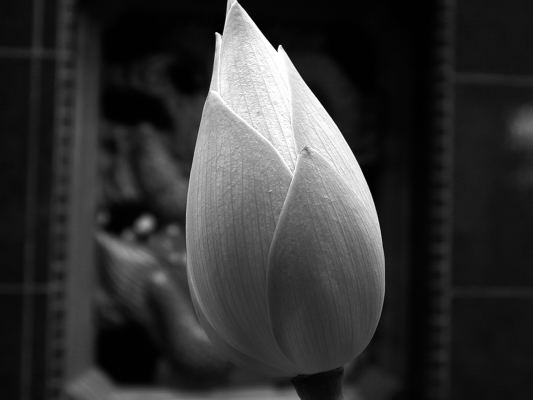
#> input picture DIVP/Images/lotus.jpg, 533 x 400 px, found by its file name
$ python high_pass_filter.py
#> lines starting #> are read from the running program, lines starting #| are printed output that depends on the picture; after the words box and inside, x2 and y2 are one past the last pixel; in counts of white or black regions, pixels touching at a corner belong together
import cv2
import numpy as np
from matplotlib import pyplot as plt
import math

img = cv2.imread('./Images/lotus.jpg', 0) # gray-scale image
#> img is the input picture: shape (400, 533); min 0, max 255, mean 51.1
img = img[:500, :500] # crop to 500 x 500
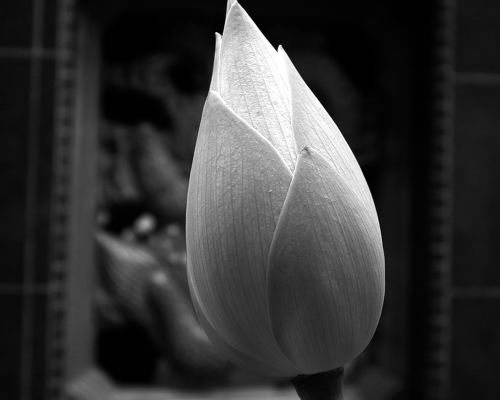
#> img: shape (400, 500); min 0, max 255, mean 52.9

D0=30
#n=1
row, column = img.shape
#> row = 400; column = 500
filter = np.zeros((row,column),dtype = 'uint8')
for i in range(0,row):
    for j in range(0,column):
        D=((i-(row/2))**2+(j-column/2)**2)**0.5        #calculating the distance of point (i,j) from center point
        #filter[i,j]=1/((1+(D0/D)**(2*n)))     #butterworth
        #filter[i,j]=1-exp(-D/(2*D0*D0))       #gaussian
        if(D<D0):
            filter[i,j]=0
        else:
            filter[i,j]=1     #for ideal
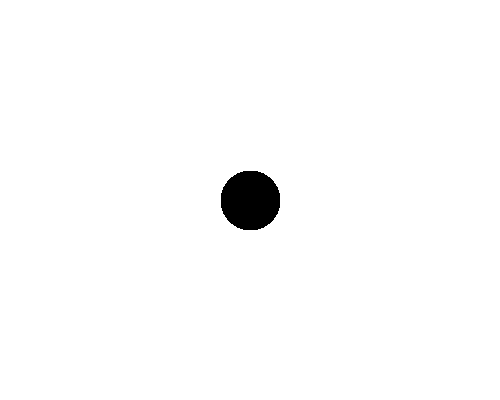
#> filter: shape (400, 500); values 0 (black) and 1 (white), 98.6% white; 1 black region, box (x1, y1, x2, y2) and area: (221, 171, 280, 230) 2809

dft = cv2.dft(img.astype(np.float32), flags=cv2.DFT_COMPLEX_OUTPUT)

#Since the center of image does not coincide with the origin
#we have to handle this problem with np.fft.fftshift() function
#What this function does is just divide an image into four small images
#and then rearrange them such that it becomes symmetric about the center.
f_shifted = np.fft.fftshift(dft)
f_complex = f_shifted[:,:,0]*1j + f_shifted[:,:,1]
#applying the filter to the image
f_filtered = filter * f_complex

#taking inverse FT
inv_img = np.fft.ifft2(f_filtered)
filtered_img = np.abs(inv_img)
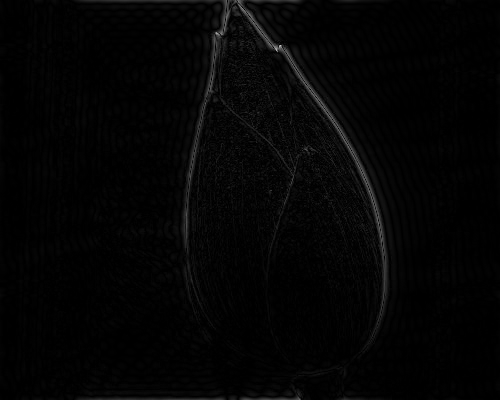
#> filtered_img: shape (400, 500) float64; min 1.34e-05, max 201.7, mean 4.7

plt.subplot(3, 2, 1), plt.imshow(img, 'gray'),plt.title('Original Image')
plt.subplot(3, 2, 3), plt.imshow(filtered_img, 'gray'),plt.title('High Pass Filtered Image')
plt.subplot(3, 2, 2), plt.hist(img.ravel(),256,[0,256]),plt.title('Histogram of Original Image')
plt.subplot(3, 2, 4), plt.hist(filtered_img.ravel(),256,[0,256]),plt.title('Histogram of High Pass Filtered Image')
plt.subplot(3, 2, 5), plt.imshow(filter, 'gray'),plt.title('High Pass Filter')
plt.subplot(3, 2, 6), plt.imshow(filtered_img, 'gray'),plt.title('High Pass Filtered Image')
plt.show()
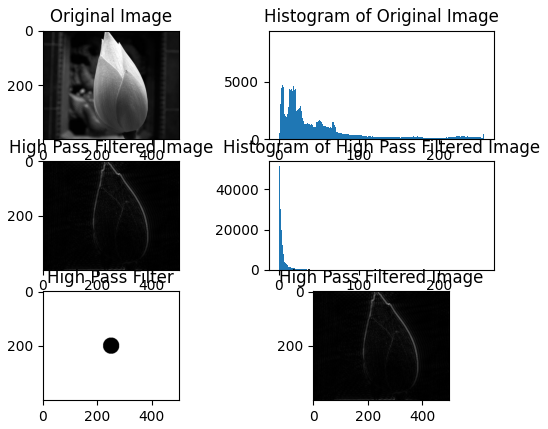
#> figure drawn by matplotlib, 6 panels; panel 3: tallest bar 8969 high, from x = 1 to 2; panel 4: tallest bar 51456 high, from x = 0 to 1
